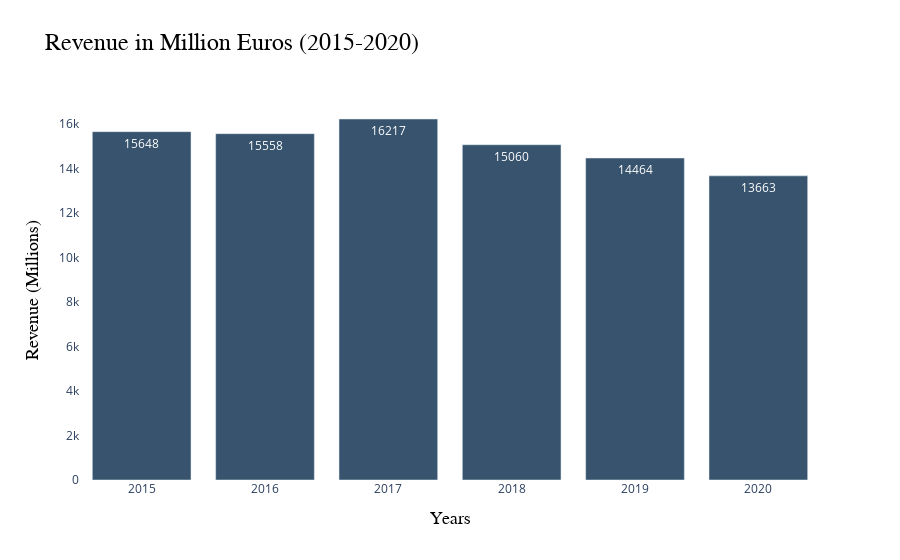

Notebook cell for this chart:
### Code cell
import plotly.graph_objects as go

# Define data for the bar chart
x_categories = ['2015', '2016', '2017', '2018', '2019', '2020']
y_values = [15648, 15558, 16217, 15060, 14464, 13663]

# Create trace for the bar chart
fig = go.Figure(go.Bar(
    x=x_categories,
    y=y_values,
    marker_color='rgb(55, 83, 109)',  # Customize color as needed
    text=y_values,
    textposition='auto'  # Adjust text position as needed
))

# Customize layout
fig.update_layout(
    title='Revenue in Million Euros (2015-2020)',
    title_font_family='Arial, sans-serif',
    title_font_size=24,
    title_font_color='#000000',
    xaxis_title='Years',
    xaxis_title_font=dict(
        family='Arial, sans-serif',
        size=18,
        color='#000000'
    ),
    yaxis_title='Revenue (Millions)',
    yaxis_title_font=dict(
        family='Arial, sans-serif',
        size=18,
        color='#000000'
    ),
    plot_bgcolor='white'
)

# Display the chart
fig.show()

### Figure 1 — Plotly figure (JSON) as saved in the notebook; plotly's stock layout.template omitted (floating-point values rounded to 4 significant figures)
{"data": [{"marker": {"color": "rgb(55, 83, 109)"}, "text": ["15648", "15558", "16217", "15060", "14464", "13663"], "textposition": "auto", "type": "bar", "x": ["2015", "2016", "2017", "2018", "2019", "2020"], "y": [15648, 15558, 16217, 15060, 14464, 13663]}], "layout": {"plot_bgcolor": "white", "title": {"font": {"color": "#000000", "family": "Arial, sans-serif", "size": 24}, "text": "Revenue in Million Euros (2015-2020)"}, "xaxis": {"title": {"font": {"color": "#000000", "family": "Arial, sans-serif", "size": 18}, "text": "Years"}}, "yaxis": {"title": {"font": {"color": "#000000", "family": "Arial, sans-serif", "size": 18}, "text": "Revenue (Millions)"}}}}
